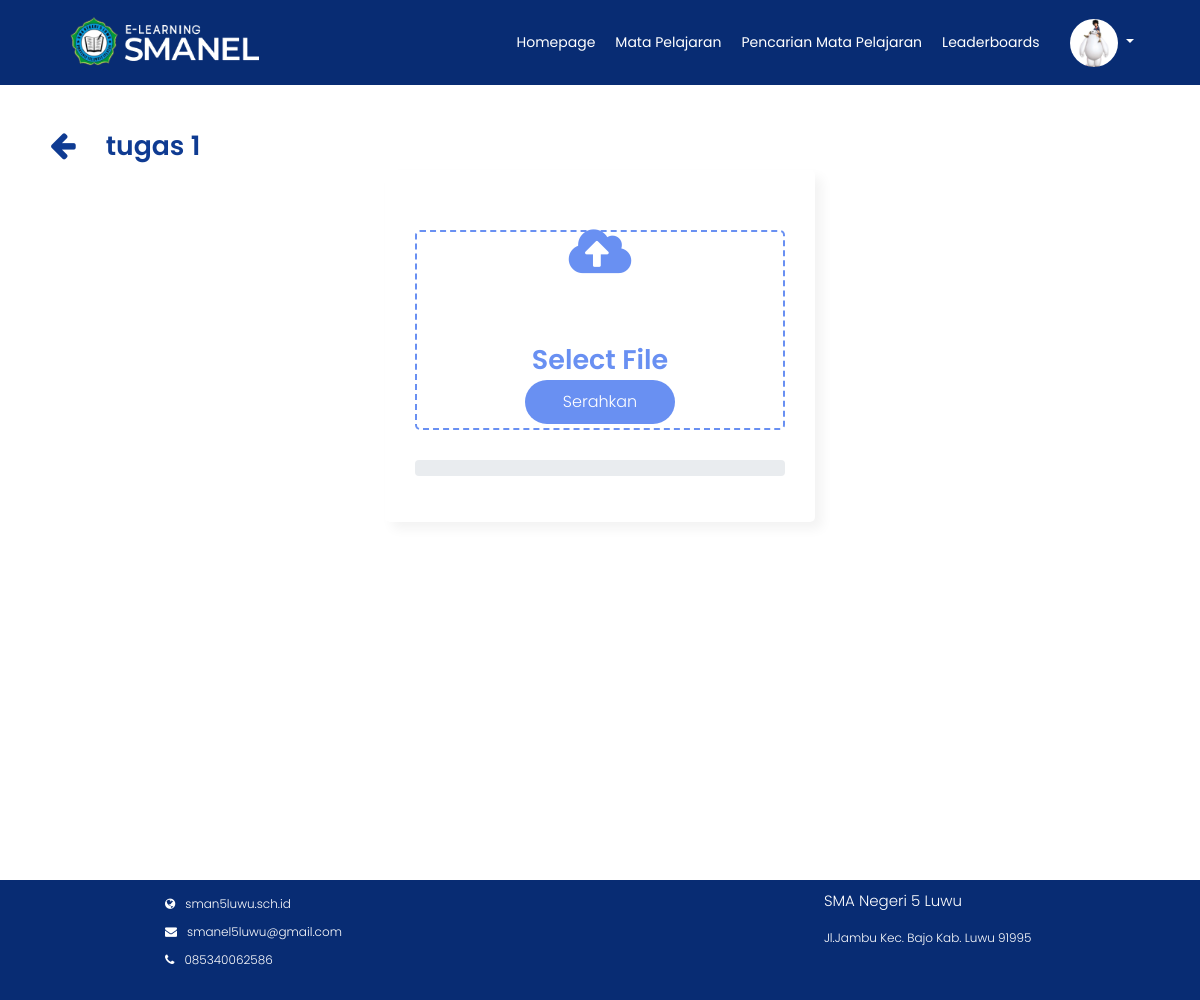
/Backend/kumpul_tugas.php?id=42 (signed in), run on the app's committed database.
### tables this page shows
CREATE TABLE `user_siswa` (
  `Id` int(11) NOT NULL,
  `Nama` varchar(225) NOT NULL,
  `Nis` varchar(225) NOT NULL,
  `Kelas` varchar(225) NOT NULL,
  `Tempat` varchar(225) NOT NULL,
  `Tanggal` date NOT NULL,
  `Email` varchar(255) NOT NULL,
  `Alamat` varchar(225) NOT NULL,
  `Username` varchar(225) NOT NULL,
  `Password` varchar(225) NOT NULL,
  `Profil` varchar(225) NOT NULL
);

CREATE TABLE `tugas` (
  `Id_Tugas` int(11) NOT NULL,
  `judul_tugas` varchar(225) NOT NULL,
  `dl_tugas` date NOT NULL,
  `jam_dl` time NOT NULL,
  `skor` int(11) NOT NULL,
  `deskripsi_tugas` text NOT NULL,
  `lampiran` varchar(225) NOT NULL,
  `Id_Mapel` varchar(225) NOT NULL
);

### Backend/functions.php (called while the page is built, shortened)
<?php
function koneksi()
{
    return mysqli_connect('localhost', 'root', '', 'elearning');
}
function query($query)
{
    $conn = koneksi();
    $result = mysqli_query($conn, $query);
    if(mysqli_num_rows($result)==1){
        return mysqli_fetch_assoc($result);
    }
    $rows = [];
    return $rows;
}
?>

### Backend/kumpul_tugas.php (the view, shortened to what this page needs)
<?php
require 'functions.php';
$Id = $_GET['id'];
$tugas = query("SELECT * FROM tugas WHERE Id_Tugas = $Id");
?>
<!DOCTYPE html>
<html lang="en">
<head>
    <link rel="stylesheet" href="https://cdnjs.cloudflare.com/ajax/libs/font-awesome/5.15.3/css/all.min.css" />
    <link rel="stylesheet" href="https://stackpath.bootstrapcdn.com/font-awesome/4.7.0/css/font-awesome.min.css">
    <link rel="stylesheet" href="style.css?<?php echo time(); ?>">
    <link rel="stylesheet" href="https://stackpath.bootstrapcdn.com/bootstrap/4.5.0/css/bootstrap.min.css">
    <link rel="stylesheet" href="https://maxcdn.bootstrapcdn.com/bootstrap/4.3.1/css/bootstrap.min.css">
    <link rel="stylesheet" href="sweetalert2.min.css">
</head>
<body>
    <?php require_once('navbar/navbarmapel.php')?>
    <div class="main-container">
        <div class="tabel">
            <div class="tabel-content">
                <div class="doc-header">
                    <div class="d-flex">
                        <span><a href="javascript:history.back()"><i class="fa fa-arrow-left"></i></a> </span>
                        <h1><?= $tugas["judul_tugas"] ?></h1>
                    </div>
                </div>
                <div class="kumpul">
                    <div class="wrapper">
                        <form action="" method="post" enctype="multipart/form-data" class="dropzone" id="image-upload">
                            <i class="fas fa-cloud-upload-alt"></i>
                            <header>Select File</header>
                            <button name="Tugas" type="submit" onclick="move()" class="serahkan">Serahkan</button>
                        </form>
                        <div class="progress">
					</div>
                    </div>
                </div>
                <br>
            </div>
        </div>
    </div>
    <div class="footer">
        <div class="nama-footer">
            <p class="tfooter">SMA Negeri 5 Luwu</p>
            <p>Jl.Jambu Kec. Bajo Kab. Luwu 91995</p>
        </div>
        <div class="web">
            <ul>
                <li><a href="http://sman5luwu.sch.id/index.php"><i class="fa fa-globe"></i><span>sman5luwu.sch.id</span></a>
                </li>
                <li><a href="#"><i class="fa fa-envelope"></i><span>smanel5luwu@gmail.com</span></a></li>
                <li><a href="#"><i class="fa fa-phone"></i><span>085340062586</span></a></li>
            </ul>
        </div>
    </div>
</body>
</html>

### Backend/navbar/navbarmapel.php (shortened to what this page needs)
<?php
$nama = $_SESSION["Nis"];
$user = query("SELECT * FROM user_siswa WHERE Nis = '$nama'");
?>
<nav class="navbar navbar-expand-lg navbar-light fixed-top">
  <div class="navbar-header">
    <img src="img/logo.png" alt="">
  </div>
  <div class="collapse navbar-collapse" id="navbarNav">
    <ul class="navbar-nav ml-auto">
      <li class="name nav-item">
        <a href="homepage.php" class="btn" aria-hidden="true">Homepage</a>
      </li>
      <li class="mapel nav-item">
        <a href="matapelajaran.php" class="btn active" aria-hidden="true">Mata Pelajaran</a>
      </li>
      <li class="search-mapel nav-item">
        <a href="pencarian_siswa.php" class="btn" aria-hidden="true">Pencarian Mata Pelajaran </a>
      </li>
      <li class="leader nav-item">
        <a href="leaderboards.php" class="btn" aria-hidden="true">Leaderboards</a>
      </li>
    </ul>
    <div class="profil nav-item dropdown-toggle" type="button" data-toggle="dropdown" aria-haspopup="true" aria-expanded="false">
      <img alt="your image" src="img/<?php echo $user["Profil"]; ?>" title="<?php echo  $user["Profil"];  ?>" style="border-radius: 50%;">
    </div>
  </div>
</nav>

### Backend/style.css (style rules this page uses)
* { margin: 0; padding: 0; box-sizing: border-box; font-family: 'Poppins', sans-serif; font-weight: 300; }
body { font-family: 'Poppins', sans-serif; font-weight: 300; min-height: 100%; outline: none; }
.navbar { background-color: #082C73; color: white; }
.navbar-header img { height: 8vh; margin-top: 5px; margin-left: 5vh; padding-bottom: 8px; color: white; }
.navbar .navbar-header { color: #fefefe; padding-left: 10px; }
.navbar .navbar-nav li a { padding: 10px; color: white; text-decoration: none; transition: 0.5s ease; border: none; font-size: 14px; float: right; }
#navbarNav .profil { margin: 0 20px; padding-right: 30px; float: right; }
#navbarNav .profil img { width: 6vh; }
.footer { display: grid; height: max-content; width: 100%; bottom: 0; background-color: #082C73; position: relative; padding: 10px; font-size: 12px; }
.footer .web { grid-column: 1; grid-row: 4; margin-left: 150px; }
.footer .web-detail-mapel ul li, .footer .web ul li { list-style: none; padding: 5px; }
.footer .web-detail-mapel span, .footer .web span { color: white; padding: 10px; }
.footer .web-detail-mapel i, .footer .web i { color: white; }
.footer .nama-footer { grid-column: 3; grid-row: 4; color: white; margin-left: 150px; }
.footer .nama-footer .tfooter, .footer .nama-footer-mapel .tfooter { font-size: 15px; }
button.serahkan { background: #6990F2; color: white; border-radius: 50px; padding: 10px; width: 150px; }
.btn { display: flex; justify-content: center; }
.doc-header { margin-top: 80px; padding: 50px 50px 0px; height: max-content; color: #0F3B92; }
.doc-header h1 { font-size: 20pt; font-weight: 600; padding-left: 30px; padding-right: 20px; flex: 1; }
.doc-header a { color: #0F3B92; text-decoration: none; cursor: pointer; }
.doc-header .fa-arrow-left { font-size: 30px; }
.tabel-content { width: 100%; min-height: 100vh; }
.tabel-content .doc-header { overflow: hidden; }
.doc-header .kumpul, .kumpul button { width: 200px; }
button.serahkan { outline: none; border: none; width: 150px; }
.wrapper { width: 430px; background: #fff; border-radius: 5px; padding: 30px; box-shadow: 7px 7px 12px rgba(0, 0, 0, 0.05); margin: 0px auto; }
.wrapper header { color: #6990F2; font-size: 27px; font-weight: 600; text-align: center; }
.wrapper form { display: flex; cursor: pointer; margin: 30px 0; align-items: center; justify-content: center; flex-direction: column; border-radius: 5px; border: 2px dashed #6990F2; }
.wrapper form :where(i, p) { color: #6990F2; }
.wrapper form i { font-size: 50px; }
.kumpul button { border: none; outline: none; margin-bottom: 10px; }
.wrapper { width: 430px; background: #fff; border-radius: 5px; padding: 30px; box-shadow: 7px 7px 12px rgba(0, 0, 0, 0.05); margin: auto; }
.wrapper form { height: 200px; display: flex; cursor: pointer; margin: 30px 0; align-items: center; justify-content: center; flex-direction: column; border-radius: 5px; border: 2px dashed #6990F2; }
.kumpul form :where(i, p) { color: #6990F2; }
form i { font-size: 50px; }
.navbar-collapse { flex-grow: 0 !important; }
@media (min-width: 992px) { .navbar-expand-lg .navbar-collapse { margin-left: auto; } }

### data on the page
user_siswa: Profil (picture)
tugas: judul_tugas "tugas 1"
